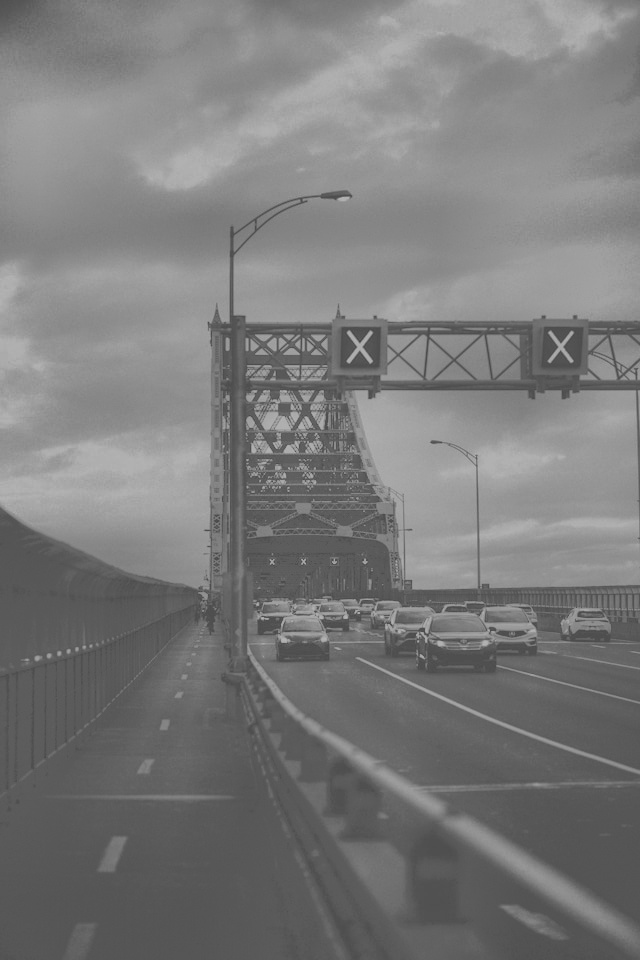
#> input picture datasets/fused/fused_sample1_vis.jpg, 640 x 960 px; its folder holds only this picture in this run
$ python segmentation_visual.py
#> lines starting #> are read from the running program, lines starting #| are printed output that depends on the picture; after the words box and inside, x2 and y2 are one past the last pixel; in counts of white or black regions, pixels touching at a corner belong together
import cv2
import numpy as np
import matplotlib.pyplot as plt
import os

input_folder = "../datasets/fused"
output_folder = "../outputs/segmentation_stage3"
os.makedirs(output_folder, exist_ok=True)

# List all fused images
fused_images = [f for f in os.listdir(input_folder) if f.lower().endswith((".jpg", ".png", ".jpeg"))]

if not fused_images:
    raise FileNotFoundError(" No fused images found in ../datasets/fused")

# Loop through all fused images
for fname in fused_images:
    input_path = os.path.join(input_folder, fname)
    img = cv2.imread(input_path, cv2.IMREAD_GRAYSCALE)
#> img is the input picture: shape (960, 640); min 70, max 183, mean 123.1
    if img is None:
        print(f"= Skipping unreadable file: {fname}")
        continue

    # Step 1: Simple threshold segmentation
    _, mask = cv2.threshold(img, 120, 255, cv2.THRESH_BINARY)
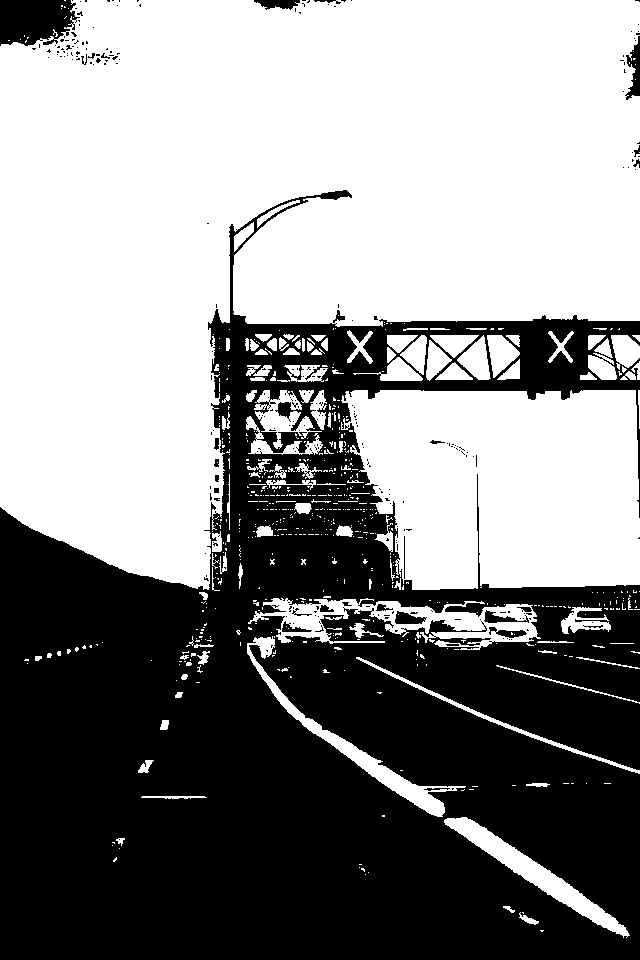
#> mask: shape (960, 640); 54.7% white; 271 black regions (243 under 20 px), largest, box (x1, y1, x2, y2) and area: (0, 190, 640, 960) 272409, (0, 0, 80, 46) 2943, (625, 36, 640, 100) 475

    # Step 2: Region enhancement (apply mask)
    enhanced = cv2.bitwise_and(img, mask)
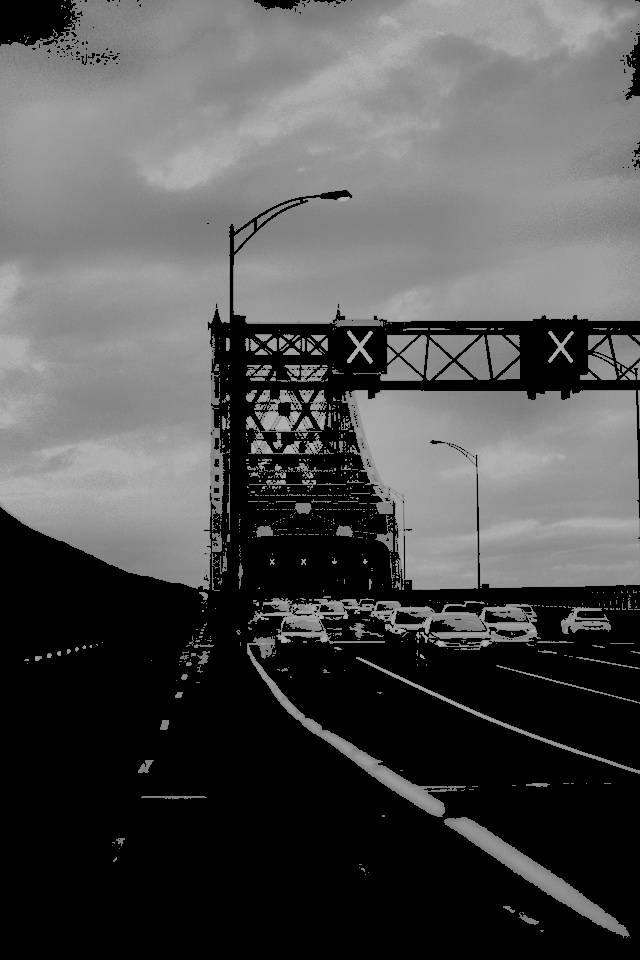
#> enhanced: shape (960, 640); min 0, max 183, mean 80.6

    # Step 3: Display preview (optional)
    plt.figure(figsize=(10,3))
    plt.subplot(1,3,1); plt.imshow(img, cmap='gray'); plt.title("Fused"); plt.axis('off')
    plt.subplot(1,3,2); plt.imshow(mask, cmap='gray'); plt.title("Mask"); plt.axis('off')
    plt.subplot(1,3,3); plt.imshow(enhanced, cmap='gray'); plt.title("Enhanced"); plt.axis('off')
    plt.tight_layout()
    plt.show()
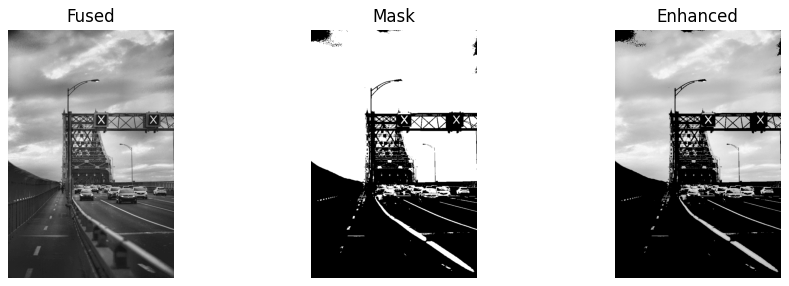
#> figure drawn by matplotlib, 3 panels

    # Step 4: Save output
    save_path = os.path.join(output_folder, f"segmented_{fname}")
    cv2.imwrite(save_path, enhanced)
    print(f" Saved segmented result: {save_path}")

print(" All fused images processed successfully!")

$ run again, on datasets/fused/fused_sample5_vis.jpg
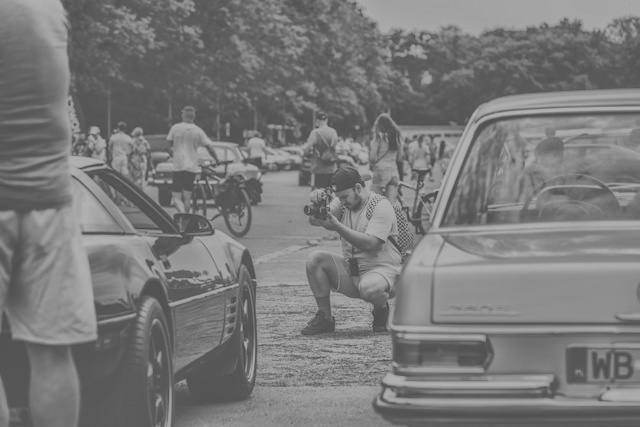
#> input picture datasets/fused/fused_sample5_vis.jpg, 640 x 427 px
#> img is the input picture: shape (427, 640); min 73, max 183, mean 121.6
#> `_, mask = cv2.threshold(img, 120, 255, cv2.THRESH_BINARY)`:
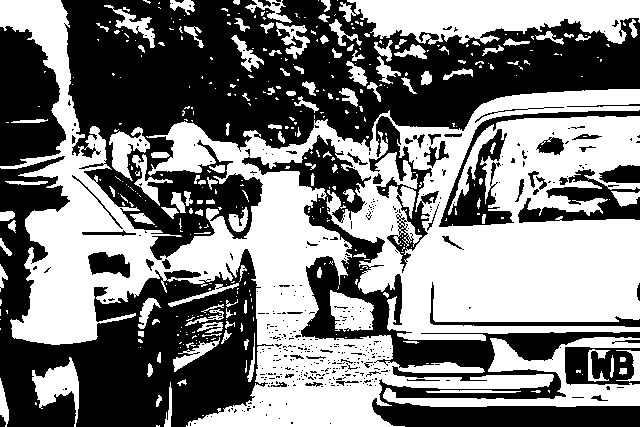
#> mask: shape (427, 640); 49.1% white; 412 white regions (288 under 20 px), largest, box (x1, y1, x2, y2) and area: (0, 0, 640, 427) 102672, (339, 0, 640, 45) 9158, (383, 337, 640, 407) 5210
#> `plt.show()`:
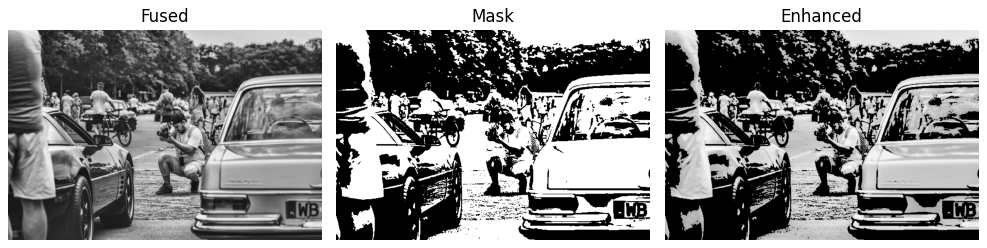
#> figure drawn by matplotlib, 3 panels

$ run again, on datasets/fused/fused_sample6_vis.jpg
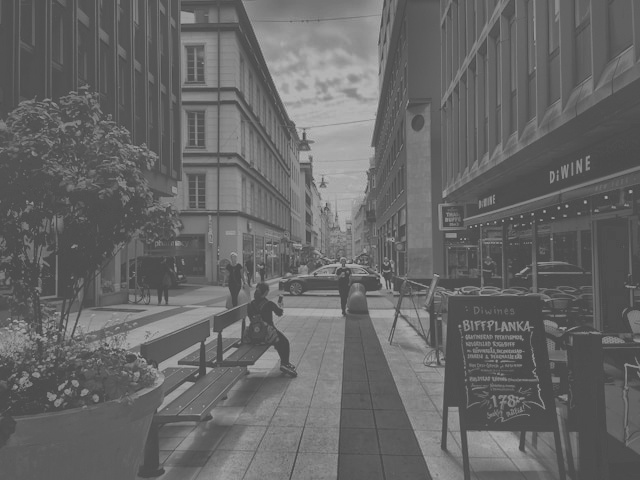
#> input picture datasets/fused/fused_sample6_vis.jpg, 640 x 480 px
#> img is the input picture: shape (480, 640); min 66, max 184, mean 103.1
#> `_, mask = cv2.threshold(img, 120, 255, cv2.THRESH_BINARY)`:
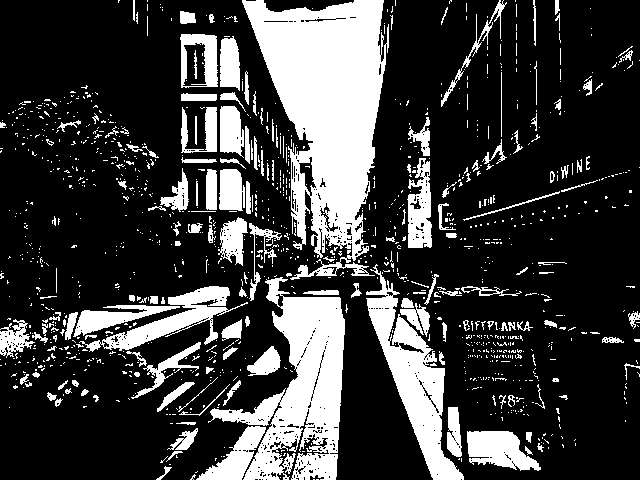
#> mask: shape (480, 640); 23.9% white; 1216 white regions (1054 under 20 px), largest, box (x1, y1, x2, y2) and area: (242, 0, 389, 280) 22171, (208, 277, 345, 480) 12014, (366, 264, 464, 480) 6516
#> `plt.show()`:
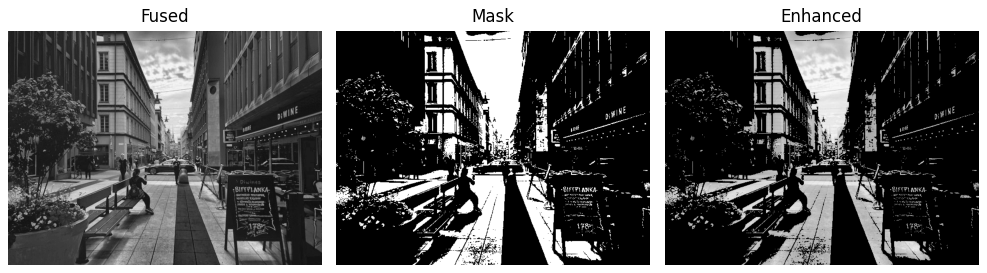
#> figure drawn by matplotlib, 3 panels

$ run again, on datasets/fused/fused_sample2_vis.jpg
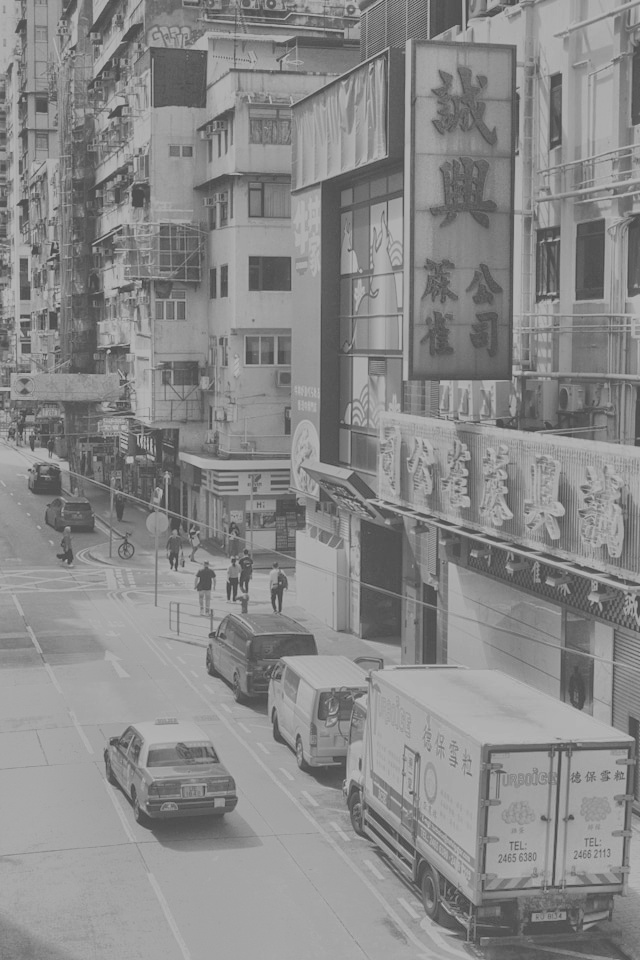
#> input picture datasets/fused/fused_sample2_vis.jpg, 640 x 960 px
#> img is the input picture: shape (960, 640); min 71, max 186, mean 137
#> `_, mask = cv2.threshold(img, 120, 255, cv2.THRESH_BINARY)`:
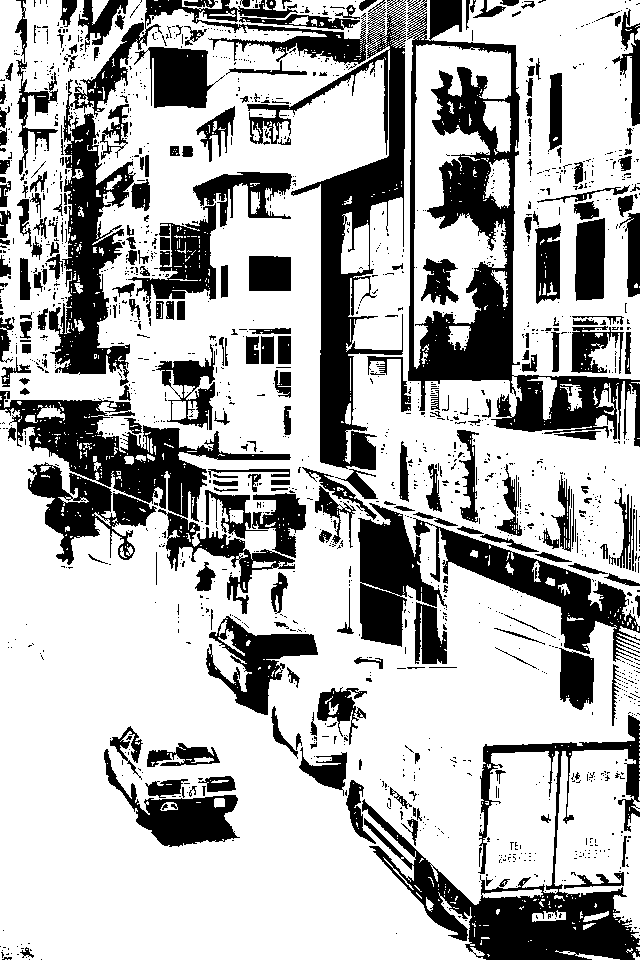
#> mask: shape (960, 640); 70.1% white; 1641 black regions (1383 under 20 px), largest, box (x1, y1, x2, y2) and area: (49, 0, 406, 470) 32916, (407, 0, 640, 447) 24238, (362, 715, 640, 960) 16764
#> `plt.show()`:
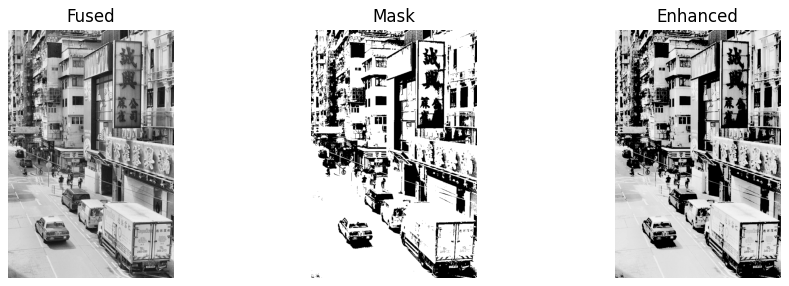
#> figure drawn by matplotlib, 3 panels

$ run again, on datasets/fused/fused_sample3_vis.jpg
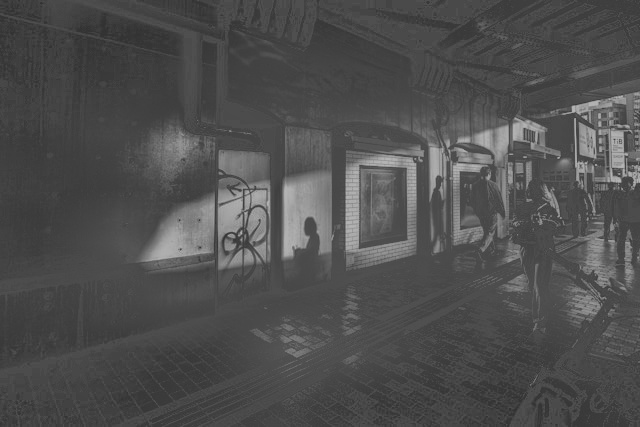
#> input picture datasets/fused/fused_sample3_vis.jpg, 640 x 427 px
#> img is the input picture: shape (427, 640); min 47, max 183, mean 79
#> `_, mask = cv2.threshold(img, 120, 255, cv2.THRESH_BINARY)`:
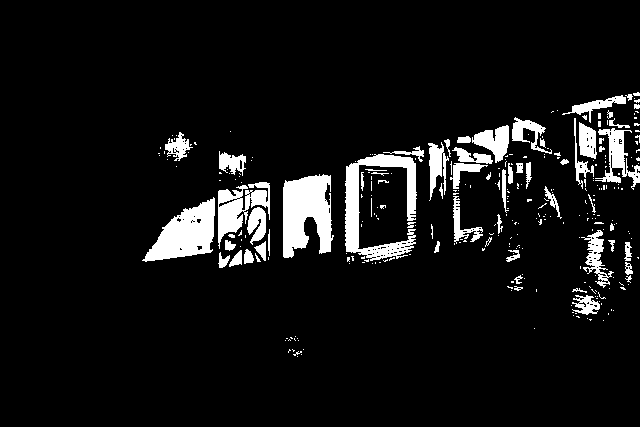
#> mask: shape (427, 640); 7.6% white; 301 white regions (236 under 20 px), largest, box (x1, y1, x2, y2) and area: (283, 174, 334, 258) 3095, (345, 154, 417, 261) 2889, (142, 197, 215, 262) 2553
#> `plt.show()`:
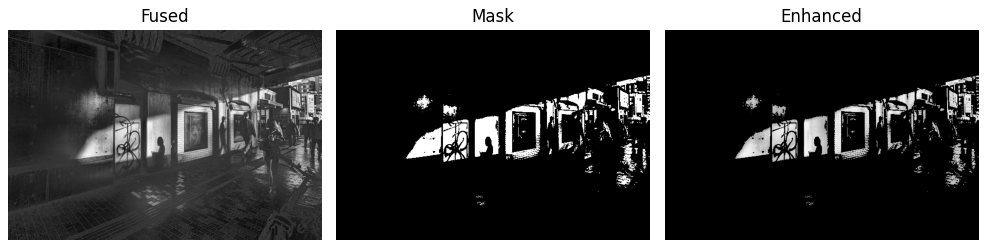
#> figure drawn by matplotlib, 3 panels
